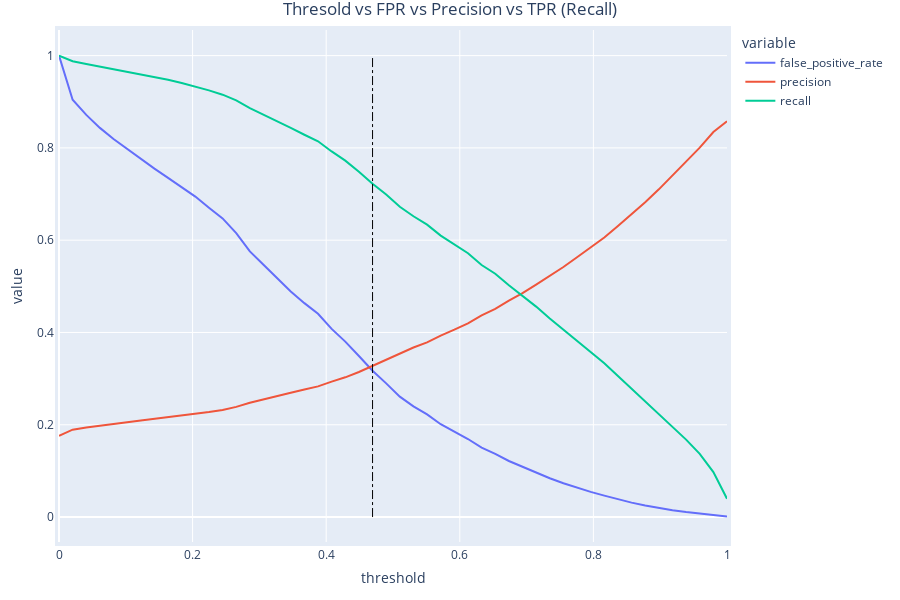

Write notebook code for a chart like this one.
### Markdown cell above
### ROC + Precison Recall Overlapped curve and threshold selection - Test Data

### Code cell
d_chosen_threshold = 0.4694

fig = px.line(inputs_roc_prc_test, x='threshold', y=['false_positive_rate', 'precision', 'recall'], 
              title='Thresold vs FPR vs Precision vs TPR (Recall)')

fig.update_layout(
    autosize=False,
    width=900,
    height=600,
    margin=dict(l=30, r=30, b=30, t=30, pad=4),
    title_x=.5, # Centre title
    hovermode = 'closest',
    xaxis=dict(hoverformat='.4f'),
    yaxis=dict(hoverformat='.4f'),
)

fig.add_shape(type="line",
    xref="x", yref="y",
    x0=d_chosen_threshold, y0=0, x1=d_chosen_threshold, y1=1,
    line=dict(
        color="black",
        width=1,
        dash="dashdot"
    ),
)
fig.show()

### Figure 1 — Plotly figure (JSON) as saved in the notebook; plotly's stock layout.template omitted (floating-point values rounded to 4 significant figures)
{"data": [{"hovertemplate": "variable=false_positive_rate<br>threshold=%{x}<br>value=%{y}<extra></extra>", "legendgroup": "false_positive_rate", "line": {"color": "#636efa", "dash": "solid"}, "marker": {"symbol": "circle"}, "mode": "lines", "name": "false_positive_rate", "orientation": "v", "showlegend": true, "type": "scatter", "x": [0, 0.02041, 0.04082, 0.06122, 0.08163, 0.102, 0.1224, 0.1429, 0.1633, 0.1837, 0.2041, 0.2245, 0.2449, 0.2653, 0.2857, 0.3061, 0.3265, 0.3469, 0.3673, 0.3878, 0.4082, 0.4286, 0.449, 0.4694, 0.4898, 0.5102, 0.5306, 0.551, 0.5714, 0.5918, 0.6122, 0.6327, 0.6531, 0.6735, 0.6939, 0.7143, 0.7347, 0.7551, 0.7755, 0.7959, 0.8163, 0.8367, 0.8571, 0.8776, 0.898, 0.9184, 0.9388, 0.9592, 0.9796, 1], "xaxis": "x", "y": [1, 0.9044, 0.8715, 0.8433, 0.8193, 0.7976, 0.7757, 0.7551, 0.7352, 0.7151, 0.6945, 0.6705, 0.6472, 0.6154, 0.5757, 0.5467, 0.5174, 0.4888, 0.4635, 0.4406, 0.4078, 0.3802, 0.3491, 0.3169, 0.2897, 0.2609, 0.2399, 0.2225, 0.2011, 0.185, 0.1691, 0.1505, 0.1371, 0.1215, 0.1086, 0.09609, 0.084, 0.07341, 0.06325, 0.05453, 0.04636, 0.03825, 0.03121, 0.02499, 0.01939, 0.01464, 0.01076, 0.007289, 0.004129, 0.001412], "yaxis": "y"}, {"hovertemplate": "variable=precision<br>threshold=%{x}<br>value=%{y}<extra></extra>", "legendgroup": "precision", "line": {"color": "#EF553B", "dash": "solid"}, "marker": {"symbol": "circle"}, "mode": "lines", "name": "precision", "orientation": "v", "showlegend": true, "type": "scatter", "x": [0, 0.02041, 0.04082, 0.06122, 0.08163, 0.102, 0.1224, 0.1429, 0.1633, 0.1837, 0.2041, 0.2245, 0.2449, 0.2653, 0.2857, 0.3061, 0.3265, 0.3469, 0.3673, 0.3878, 0.4082, 0.4286, 0.449, 0.4694, 0.4898, 0.5102, 0.5306, 0.551, 0.5714, 0.5918, 0.6122, 0.6327, 0.6531, 0.6735, 0.6939, 0.7143, 0.7347, 0.7551, 0.7755, 0.7959, 0.8163, 0.8367, 0.8571, 0.8776, 0.898, 0.9184, 0.9388, 0.9592, 0.9796, 1], "xaxis": "x", "y": [0.1762, 0.1893, 0.1941, 0.1983, 0.2021, 0.2056, 0.2092, 0.2127, 0.216, 0.2195, 0.2232, 0.2277, 0.2322, 0.2388, 0.2476, 0.2544, 0.2617, 0.2694, 0.2765, 0.2832, 0.2935, 0.3028, 0.3143, 0.3276, 0.3403, 0.3553, 0.3674, 0.3785, 0.3933, 0.406, 0.4195, 0.4369, 0.4513, 0.4692, 0.4853, 0.5037, 0.5228, 0.5419, 0.5629, 0.5837, 0.6057, 0.6308, 0.656, 0.6823, 0.7102, 0.74, 0.7693, 0.8007, 0.8344, 0.8578], "yaxis": "y"}, {"hovertemplate": "variable=recall<br>threshold=%{x}<br>value=%{y}<extra></extra>", "legendgroup": "recall", "line": {"color": "#00cc96", "dash": "solid"}, "marker": {"symbol": "circle"}, "mode": "lines", "name": "recall", "orientation": "v", "showlegend": true, "type": "scatter", "x": [0, 0.02041, 0.04082, 0.06122, 0.08163, 0.102, 0.1224, 0.1429, 0.1633, 0.1837, 0.2041, 0.2245, 0.2449, 0.2653, 0.2857, 0.3061, 0.3265, 0.3469, 0.3673, 0.3878, 0.4082, 0.4286, 0.449, 0.4694, 0.4898, 0.5102, 0.5306, 0.551, 0.5714, 0.5918, 0.6122, 0.6327, 0.6531, 0.6735, 0.6939, 0.7143, 0.7347, 0.7551, 0.7755, 0.7959, 0.8163, 0.8367, 0.8571, 0.8776, 0.898, 0.9184, 0.9388, 0.9592, 0.9796, 1], "xaxis": "x", "y": [1, 0.9879, 0.9816, 0.9759, 0.9706, 0.9652, 0.9596, 0.9539, 0.9475, 0.9407, 0.9333, 0.9246, 0.9153, 0.9029, 0.8863, 0.8724, 0.8577, 0.8432, 0.8285, 0.8143, 0.7923, 0.7724, 0.7484, 0.7223, 0.699, 0.6725, 0.6519, 0.6338, 0.6099, 0.5912, 0.5717, 0.5462, 0.5273, 0.5022, 0.4788, 0.4561, 0.4303, 0.4062, 0.381, 0.3576, 0.3331, 0.3057, 0.2783, 0.251, 0.2222, 0.1949, 0.1678, 0.1369, 0.09734, 0.03982], "yaxis": "y"}], "layout": {"autosize": false, "height": 600, "hovermode": "closest", "legend": {"title": {"text": "variable"}, "tracegroupgap": 0}, "margin": {"b": 30, "l": 30, "pad": 4, "r": 30, "t": 30}, "shapes": [{"line": {"color": "black", "dash": "dashdot", "width": 1}, "type": "line", "x0": 0.4694, "x1": 0.4694, "xref": "x", "y0": 0, "y1": 1, "yref": "y"}], "title": {"text": "Thresold vs FPR vs Precision vs TPR (Recall)", "x": 0.5}, "width": 900, "xaxis": {"anchor": "y", "autorange": true, "domain": [0, 1], "hoverformat": ".4f", "range": [0, 1], "title": {"text": "threshold"}, "type": "linear"}, "yaxis": {"anchor": "x", "autorange": true, "domain": [0, 1], "hoverformat": ".4f", "range": [-0.05407, 1.055], "title": {"text": "value"}, "type": "linear"}}}
